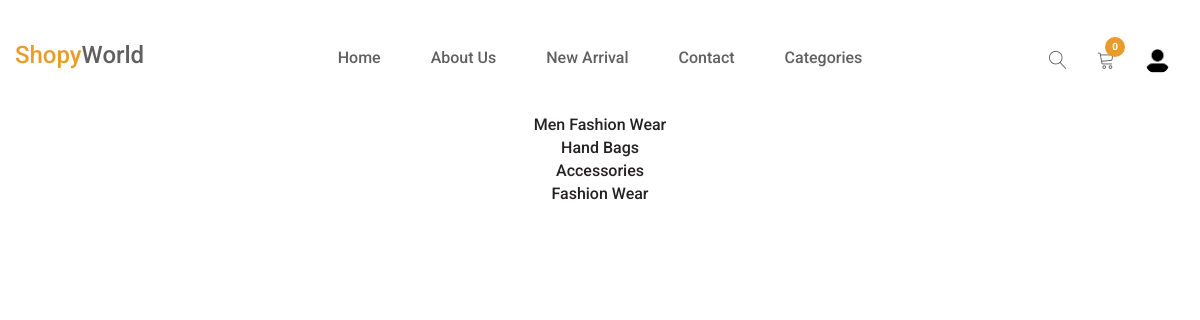
Page /categories/ (signed in) on the committed database.
### store/models.py (models this page shows, shortened)
class Category(models.Model):
    name = models.CharField(max_length=100)
    class Meta:
        verbose_name_plural = 'Categories'

### store/views.py (the view)
# urls.py: path('categories/',views.Categories,name='Category'),
def Categories(request):
    categories=Category.objects.all()
    return render(request,'core/category.html',{'categories':categories})

### cart/cart.py (called while the page is built)
	def __len__(self):
		return sum(item['quantity'] for item in self.cart.values())

### cart/context_processors.py (called while the page is built)
def cart(request):
	return {'cart': Cart(request), 'cart_len':len(Cart(request))}

### templates/core/category.html (shortened to what this page needs)
{% extends "base.html" %}
{% block content %}
{% include "navbar.html" %}
<center>
<div>
    <div>
        {% for category in categories %}
            <ul>
                <li><a href='#'>{{category.name}}</a></li>
            </ul>
        {% endfor %}
    </div>
</div>
</center>
{% endblock  %}

### static/assets/css/bootsnav.css (style rules this page uses)
body { -webkit-transition: all 0.3s ease-in-out; -moz-transition: all 0.3s ease-in-out; -o-transition: all 0.3s ease-in-out; -ms-transition: all 0.3s ease-in-out; transition: all 0.3s ease-in-out; }

### static/assets/css/style.css (style rules this page uses)
* { padding: 0; margin: 0; }
* { -webkit-box-sizing:border-box; -moz-box-sizing:border-box; -o-box-sizing:border-box; -ms-box-sizing:border-box; box-sizing:border-box; }
body { font-family: 'Roboto', sans-serif; font-size:16px; color:#a09e9c; background: #fff; text-transform: capitalize; max-width:1920px; margin:0 auto; overflow-x:hidden; }
a,a:hover,a:active,a:focus { display:inline-block; text-decoration:none; color: #616060; font-size:16px; padding:0; font-weight: 500; }
ul { padding: 0; margin: 0 auto; list-style: none; }
ul li { list-style: none; }
html,body { height: 100%; }

### rows in the picture
Category: name "Men Fashion Wear"
Category: name "Hand Bags"
Category: name "Accessories"
Category: name "Fashion Wear"

### other values in the picture
{{ cart_len }} "0"
